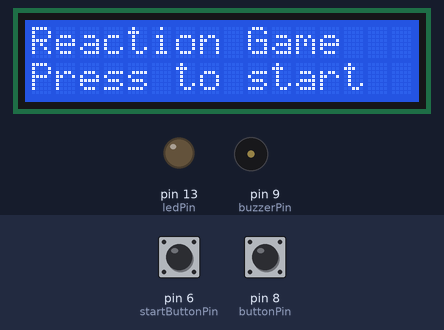
Bench run of a sketch on a simulated Arduino Uno, built with avr-gcc and run on an emulated ATmega328P. On the bench: 16×2 character LCD, output pins drawn as LEDs (lit = HIGH), buzzer (waves = sounding). The inputs (shaded band) are chosen by the test bench; at power-on: pin 6 (startButtonPin) HIGH, pin 8 (buttonPin) HIGH. Random numbers use the default seed unless the sketch sets one.

Above: at 1.2 s.
1.3 s: pin 6 (startButtonPin) pulled LOW for 0.15 s
At 2.3 s:
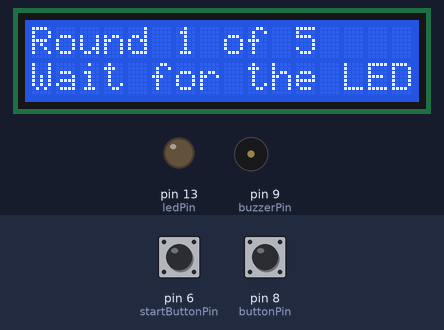
4.4 s: pin 8 (buttonPin) pulled LOW for 0.15 s
At 5.8 s:
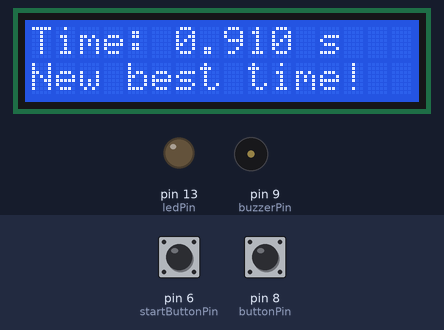
7.5 s: pin 8 (buttonPin) pulled LOW for 1 s
At 9.6 s:
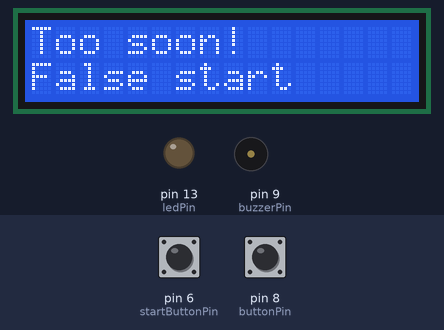
Timing chart, 0 to 40.2 s (numbered marks = the images above; inputs shaded):
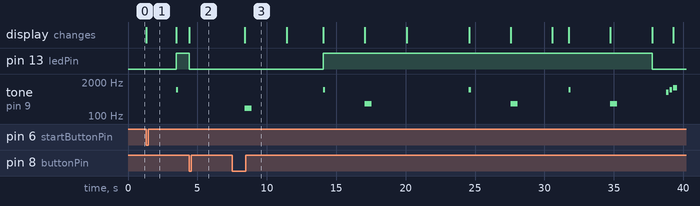

The sketch:

Basic_Reaction_Timer_V7_Official_FINAL.ino
```cpp
// Version 7: Reaction game with start and replay buttons
// Adds start screen, replay option, resetGame function, LCD display, buzzer, and final stats
#include <LiquidCrystal.h>

LiquidCrystal lcd(12, 11, 5, 4, 3, 2);


int ledPin = 13;
int buttonPin = 8;
int startButtonPin = 6;
int replayButtonPin = 7;
int buzzerPin = 9;
int roundCount = 0;
double bestTime = 999.0;
double averageSum = 0.00;
int successfulRounds = 0;

void resetGame ()
{
  roundCount = 0;
  bestTime = 999.0;
  averageSum = 0.00;
  successfulRounds = 0;


}
void gameOverBuzzer()
{

   tone(buzzerPin, 800, 200);
    delay(250);
    tone(buzzerPin, 1000, 200);
    delay(250);
    tone(buzzerPin, 1200, 300);

}


void  setup()
{
  Serial.begin(9600);
  lcd.begin(16, 2);
  pinMode (ledPin, OUTPUT);
  pinMode (buttonPin, INPUT_PULLUP);
  pinMode (startButtonPin, INPUT_PULLUP);
  pinMode (replayButtonPin, INPUT_PULLUP);
  pinMode (buzzerPin, OUTPUT);
  randomSeed(analogRead(A0));  //Helps better randomize wait times
}


void  loop()
{
  if (roundCount == 0) {
    digitalWrite(ledPin , LOW);
    lcd.clear();
    lcd.setCursor(0,0);
    lcd.print("Reaction Game");
    lcd.setCursor(0,1);
    lcd.print("Press to start");

  while (digitalRead(startButtonPin) == HIGH) {


  }
  }

  if (roundCount >= 5){

   if (successfulRounds > 0) {
    digitalWrite(ledPin, LOW);
    double average = averageSum / successfulRounds;
    lcd.clear();
    lcd.setCursor(0, 0);
    lcd.print("Game Over!");
    delay(1000);


    //Serial.println("Game Over!");

    gameOverBuzzer();

    lcd.clear();                //Ends Game after 5 rounds and prints best time
    lcd.print("Best Time:");
    lcd.print(bestTime, 3);
    lcd.print("s");
    lcd.setCursor(0, 1);
    lcd.print("Avg:");
    lcd.print(average, 3);
    lcd.print("s");

    delay(5000);

    lcd.clear();
    lcd.setCursor(0,0);
    lcd.print("Play again?");

    /*Serial.print("Best Time: ");
    Serial.print(bestTime, 3);
    Serial.println(" s");
    Serial.print("Average Reaction Time: ");
    Serial.print(average, 3);
    Serial.println(" s"); */

    while(digitalRead(replayButtonPin) == HIGH){   //Reset Game Mechanic
    }
    resetGame();
    delay(300);
    return;

   } else {
    lcd.clear();
    lcd.setCursor(0, 0);
    lcd.print("Game Over!");

    gameOverBuzzer();

    delay(1000);

    lcd.clear();
    lcd.print("Best Time: N/A");
    lcd.setCursor(0, 1);
    lcd.print("Avg: N/A");

    delay(5000);

    lcd.clear();
    lcd.setCursor(0,0);
    lcd.print("Play again?");

   /* Serial.println("Game Over!");
    Serial.println("Best Time: no successful rounds");
    Serial.println("Average Reaction Time: no successful rounds"); */
    while(digitalRead(replayButtonPin) == HIGH){   //Reset Game Mechanic for all unsuccessful rounds


    }
    resetGame();
    delay(300);
    return;

   }
  }
  lcd.clear();          //Begins new round
  lcd.setCursor(0, 0);
  lcd.print("Round ");
  lcd.print(roundCount + 1);
  lcd.print(" of 5");
  lcd.setCursor(0, 1);
  /*Serial.print("Round ");
  Serial.print(roundCount + 1);
  Serial.println(" of 5");
  digitalWrite(ledPin, LOW); */

  int waitTime = random(1000, 5000);
  unsigned long waitStartTime = millis();
  lcd.print("Wait for the LED");
  // Serial.println("Wait for the LED...");
  while (millis() - waitStartTime < waitTime) {
    if (digitalRead(buttonPin) == LOW) {
      lcd.clear();
      lcd.setCursor(0, 0);
      lcd.print("Too soon!");
      lcd.setCursor(0, 1);
      lcd.print("False start");

      // Serial.println("False Start!");  //Detects False Start

      tone(buzzerPin, 200, 500);

      roundCount++;
      delay(3000);
      return;
  }
}
  digitalWrite(ledPin, HIGH);

  tone(buzzerPin, 1000, 150);

  lcd.clear();
  lcd.setCursor(0, 0);
  lcd.print("GO!");

  //Serial.println("GO!");
  unsigned long  startTime = millis();

  while (digitalRead(buttonPin) == HIGH) {  //Runs while loop while button is not pressed
    unsigned long  timePassed = millis() - startTime;
    if (timePassed > 3000) {
      lcd.clear();
      lcd.setCursor(0, 0);
      lcd.print("Too slow!");
      lcd.setCursor(0, 1);
      lcd.print("Timeout");

     // Serial.println("Too slow!");  //Detects delayed reaction greater than 3 seconds
      tone(buzzerPin, 300, 500);
      roundCount++;
      delay(3000);
      return;

  }

}
  unsigned long  reactionTime = millis() - startTime;
  double reactionSeconds = reactionTime / 1000.0;

  averageSum = reactionSeconds + averageSum; //Adds reaction time from each round to average out at the end

  digitalWrite(ledPin, LOW);
  lcd.clear();
  lcd.setCursor(0, 0);
  lcd.print("Time: ");
  lcd.print(reactionSeconds, 3);
  lcd.print(" s");

  /*Serial.print("Reaction Time: ");
  Serial.print(reactionSeconds, 3);
  Serial.println(" s"); */
  if (reactionSeconds < bestTime) {
    lcd.setCursor(0,1);
    lcd.print("New best time!");
    //Serial.println("New best time!");  //Reassigns best time if the reaction time is less than the global variable best time
    bestTime = reactionSeconds;
}
  delay(4000);
  successfulRounds++;
  roundCount++;

}
```

Measured:
- after the input at 1.3 s, pin 13 (ledPin): LOW → HIGH after 2.2 s; tone on pin 9 (buzzerPin): silent → 1000 Hz after 2.2 s, → silent 0.15 s later; the display: changes at once (image 1)
- after the input at 4.4 s, pin 13 (ledPin): HIGH → LOW at once
